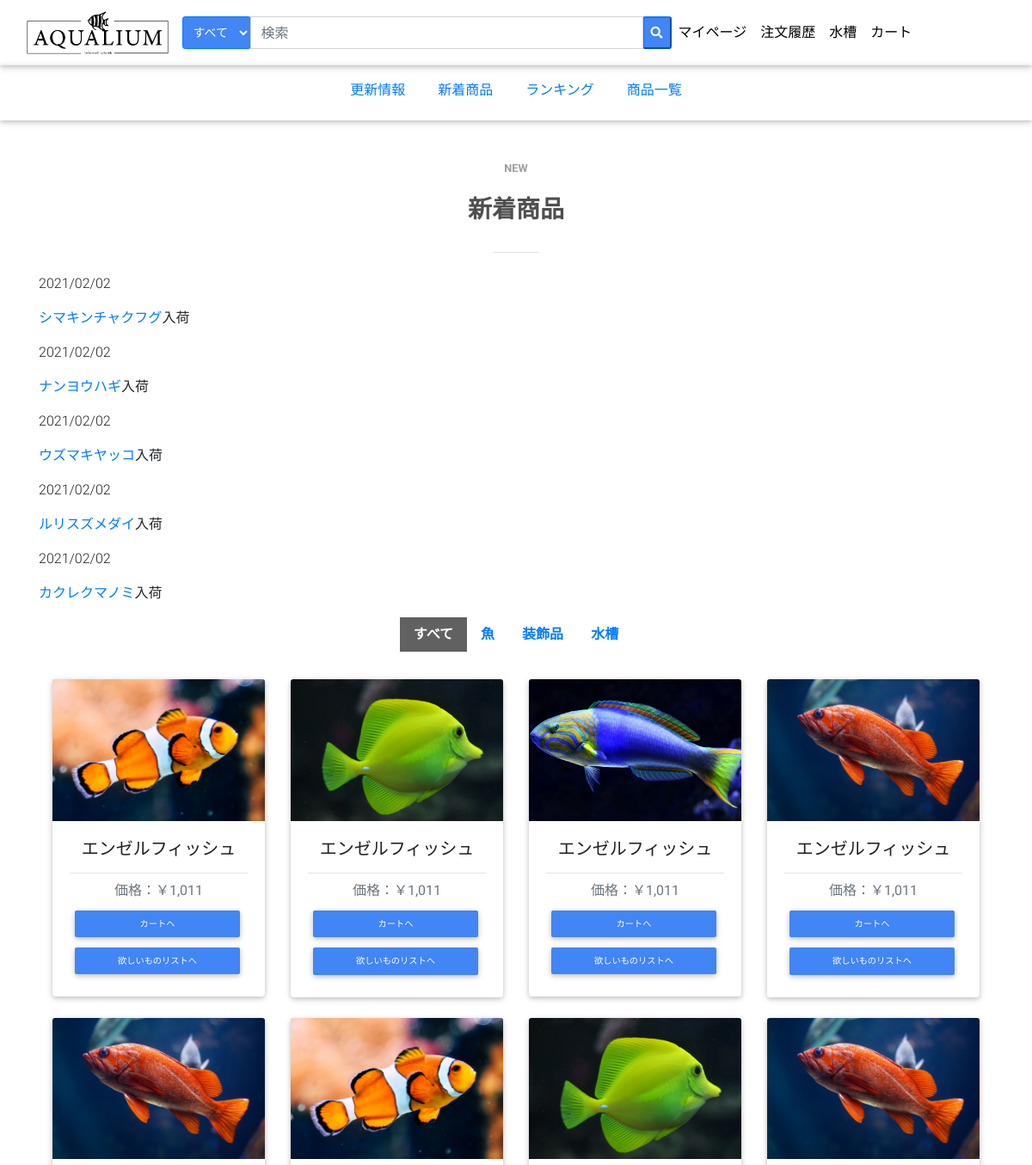
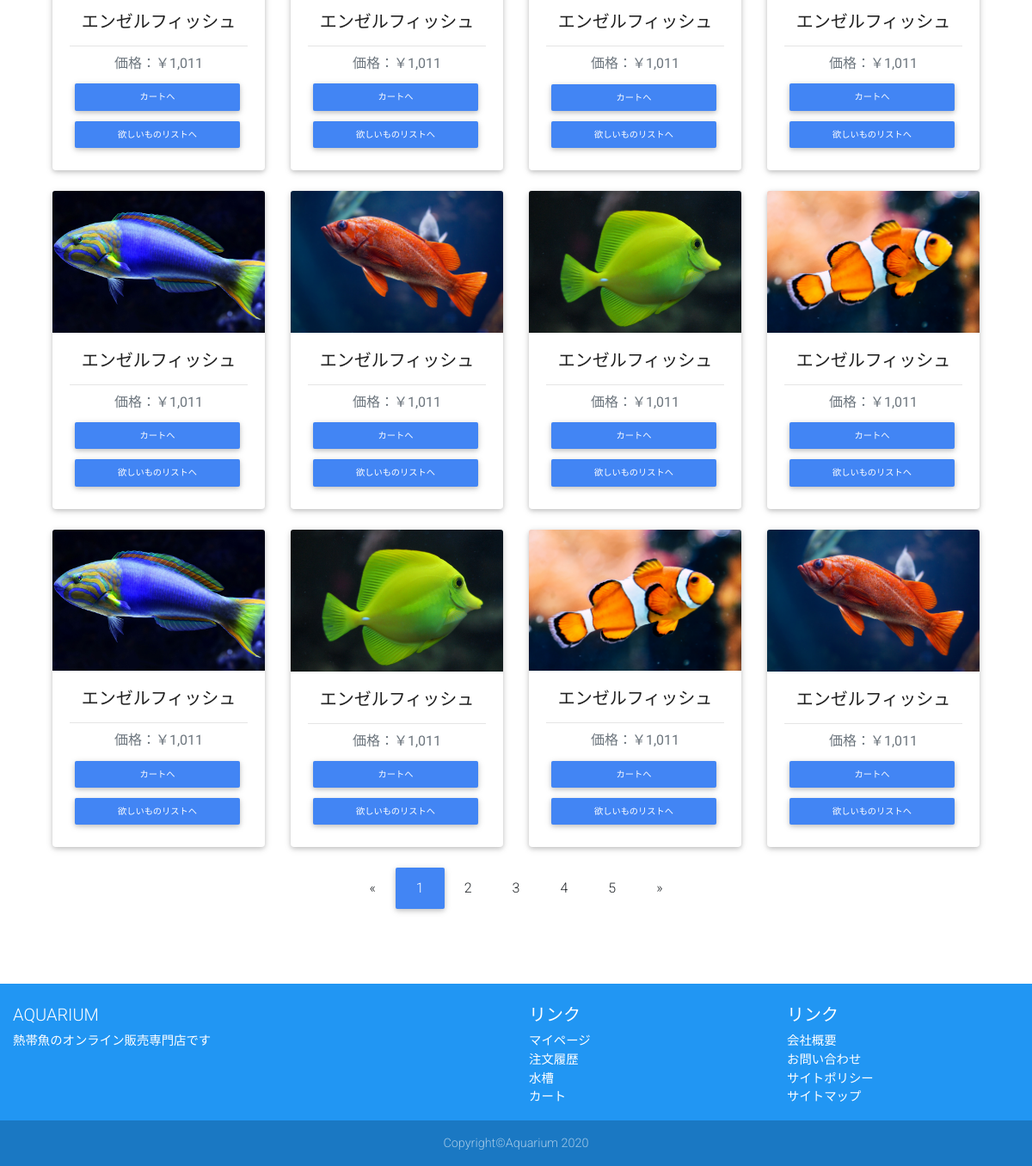
The app's page /source/new.php (signed in) with its own data (2 pictures, top to bottom).
### tables this page shows
CREATE TABLE `products` (
  `product_id` int(11) NOT NULL,
  `category_id` int(11) NOT NULL,
  `product_name` varchar(50) NOT NULL,
  `product_price` int(10) NOT NULL,
  `product_description` varchar(500) NOT NULL,
  `accessory_3D` varchar(255) DEFAULT NULL,
  `product_created_at` datetime NOT NULL,
  `product_deleted_at` datetime DEFAULT NULL,
  `product_updated_at` datetime DEFAULT NULL
);

### source/new.php (the view, shortened to what the rows shown need)
<?php
require('./db_connect.php');
try {
  $sql = 'SELECT product_id, product_name, product_created_at FROM products ORDER BY product_created_at DESC LIMIT 5;';
  $stmt = $pdo->query($sql);
  $update = $stmt->fetchAll();
} catch (PDOException $e) {
  echo $e;
}
$b_link = './new.php';
$link = './product_detail.php';
$link .= '?back=' . $b_link;
?>
<!DOCTYPE html>
<html lang="ja">
<head>
</head>
<body>
  <div class="wrapper">
    <div class="contents">
      <div class="container my-5">
        <section>
          <h6 class="font-weight-bold text-center grey-text text-uppercase small mb-4">new</h6>
          <h3 class="font-weight-bold text-center dark-grey-text pb-2">新着商品</h3>
          <hr class="w-header my-4">
          <?php if (!empty($update)) : ?>
            <?php
            $i = 0;
            foreach ($update as $product) {
              $tmp = explode(" ", $update[$i]['product_created_at']);
              $date = explode("-", $tmp[0]);
              echo '<p>' . $date[0] . "/" . $date[1] . "/" . $date[2] . '<p>';
              echo '<p><a href="' . $link . '&to_detail=' . $product['product_id'] . '">' . $product['product_name'] . '</a>入荷</p>';
              $i++;
            }
            ?>
          <?php else : ?>
            <p>該当する商品はありません</p>
          <?php endif; ?>
          <div class="row">
            <div class="col-12">
            </div>
          </div>
          <div class="tab-content mb-5">
            <div class="tab-pane fade show in active" id="panel31" role="tabpanel">
            </div>
          </div>
        </section>
      </div>
    </div>
  </div>
</body>
</html>

### records on screen
products: product_created_at "2021", product_created_at "02", product_name "シマキンチャクフグ"
products: product_created_at "2021", product_created_at "02", product_name "ナンヨウハギ"
products: product_created_at "2021", product_created_at "02", product_name "ウズマキヤッコ"
products: product_created_at "2021", product_created_at "02", product_name "ルリスズメダイ"
products: product_created_at "2021", product_created_at "02", product_name "カクレクマノミ"
